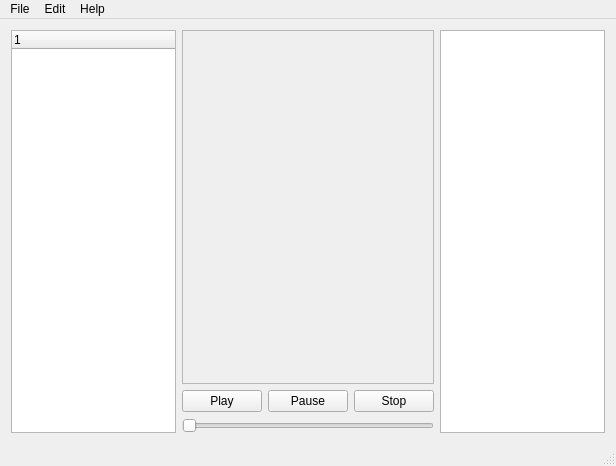
<?xml version="1.0" encoding="UTF-8"?>
<ui version="4.0">
 <class>MainWindow</class>
 <widget class="QMainWindow" name="MainWindow">
  <property name="geometry">
   <rect>
    <x>0</x>
    <y>0</y>
    <width>616</width>
    <height>466</height>
   </rect>
  </property>
  <property name="windowTitle">
   <string>ViAn</string>
  </property>
  <property name="windowOpacity">
   <double>1.000000000000000</double>
  </property>
  <widget class="QWidget" name="centralWidget">
   <layout class="QVBoxLayout" name="verticalLayout_2">
    <item>
     <layout class="QHBoxLayout" name="horizontalLayout" stretch="0,1,0">
      <item>
       <layout class="QVBoxLayout" name="verticalLayoutLeft">
        <item>
         <widget class="QTreeWidget" name="ProjectTree">
          <property name="sizePolicy">
           <sizepolicy hsizetype="Maximum" vsizetype="Expanding">
            <horstretch>0</horstretch>
            <verstretch>0</verstretch>
           </sizepolicy>
          </property>
          <column>
           <property name="text">
            <string/>
           </property>
          </column>
         </widget>
        </item>
       </layout>
      </item>
      <item>
       <layout class="QVBoxLayout" name="verticalLayoutMiddle">
        <property name="sizeConstraint">
         <enum>QLayout::SetNoConstraint</enum>
        </property>
        <item>
         <widget class="QFrame" name="videoFrame">
          <property name="frameShape">
           <enum>QFrame::StyledPanel</enum>
          </property>
          <property name="frameShadow">
           <enum>QFrame::Raised</enum>
          </property>
          <layout class="QGridLayout" name="gridLayout">
           <item row="0" column="0">
            <widget class="QLabel" name="screenLabel">
             <property name="sizePolicy">
              <sizepolicy hsizetype="Expanding" vsizetype="Expanding">
               <horstretch>0</horstretch>
               <verstretch>0</verstretch>
              </sizepolicy>
             </property>
             <property name="text">
              <string/>
             </property>
             <property name="scaledContents">
              <bool>true</bool>
             </property>
            </widget>
           </item>
          </layout>
         </widget>
        </item>
        <item>
         <layout class="QHBoxLayout" name="horizontalLayoutMiddle">
          <property name="sizeConstraint">
           <enum>QLayout::SetNoConstraint</enum>
          </property>
          <item>
           <widget class="QPushButton" name="playButton">
            <property name="text">
             <string>Play</string>
            </property>
           </widget>
          </item>
          <item>
           <widget class="QPushButton" name="pauseButton">
            <property name="text">
             <string>Pause</string>
            </property>
           </widget>
          </item>
          <item>
           <widget class="QPushButton" name="stopButton">
            <property name="text">
             <string>Stop</string>
            </property>
           </widget>
          </item>
         </layout>
        </item>
        <item>
         <widget class="QSlider" name="videoSlider">
          <property name="sizePolicy">
           <sizepolicy hsizetype="Expanding" vsizetype="Fixed">
            <horstretch>0</horstretch>
            <verstretch>0</verstretch>
           </sizepolicy>
          </property>
          <property name="maximum">
           <number>100</number>
          </property>
          <property name="singleStep">
           <number>1</number>
          </property>
          <property name="sliderPosition">
           <number>0</number>
          </property>
          <property name="orientation">
           <enum>Qt::Horizontal</enum>
          </property>
         </widget>
        </item>
       </layout>
      </item>
      <item>
       <layout class="QVBoxLayout" name="verticalLayoutRight">
        <item>
         <widget class="QListWidget" name="DocumentList">
          <property name="sizePolicy">
           <sizepolicy hsizetype="Maximum" vsizetype="Expanding">
            <horstretch>0</horstretch>
            <verstretch>0</verstretch>
           </sizepolicy>
          </property>
         </widget>
        </item>
       </layout>
      </item>
     </layout>
    </item>
   </layout>
  </widget>
  <widget class="QMenuBar" name="menuBar">
   <property name="geometry">
    <rect>
     <x>0</x>
     <y>0</y>
     <width>616</width>
     <height>21</height>
    </rect>
   </property>
   <property name="mouseTracking">
    <bool>true</bool>
   </property>
   <widget class="QMenu" name="menuFile">
    <property name="title">
     <string>File</string>
    </property>
    <widget class="QMenu" name="menuAdd">
     <property name="title">
      <string>Add</string>
     </property>
     <addaction name="actionProject"/>
     <addaction name="actionVideo"/>
    </widget>
    <addaction name="actionSave"/>
    <addaction name="actionLoad"/>
    <addaction name="menuAdd"/>
   </widget>
   <widget class="QMenu" name="menuEdit">
    <property name="title">
     <string>Edit</string>
    </property>
   </widget>
   <widget class="QMenu" name="menuHelp">
    <property name="title">
     <string>Help</string>
    </property>
   </widget>
   <addaction name="menuFile"/>
   <addaction name="menuEdit"/>
   <addaction name="menuHelp"/>
  </widget>
  <widget class="QStatusBar" name="statusBar"/>
  <action name="actionSave">
   <property name="text">
    <string>Save</string>
   </property>
  </action>
  <action name="actionLoad">
   <property name="text">
    <string>Load</string>
   </property>
  </action>
  <action name="actionProject">
   <property name="text">
    <string>Project</string>
   </property>
  </action>
  <action name="actionVideo">
   <property name="text">
    <string>Video</string>
   </property>
  </action>
 </widget>
 <layoutdefault spacing="6" margin="11"/>
 <resources/>
 <connections/>
</ui>
